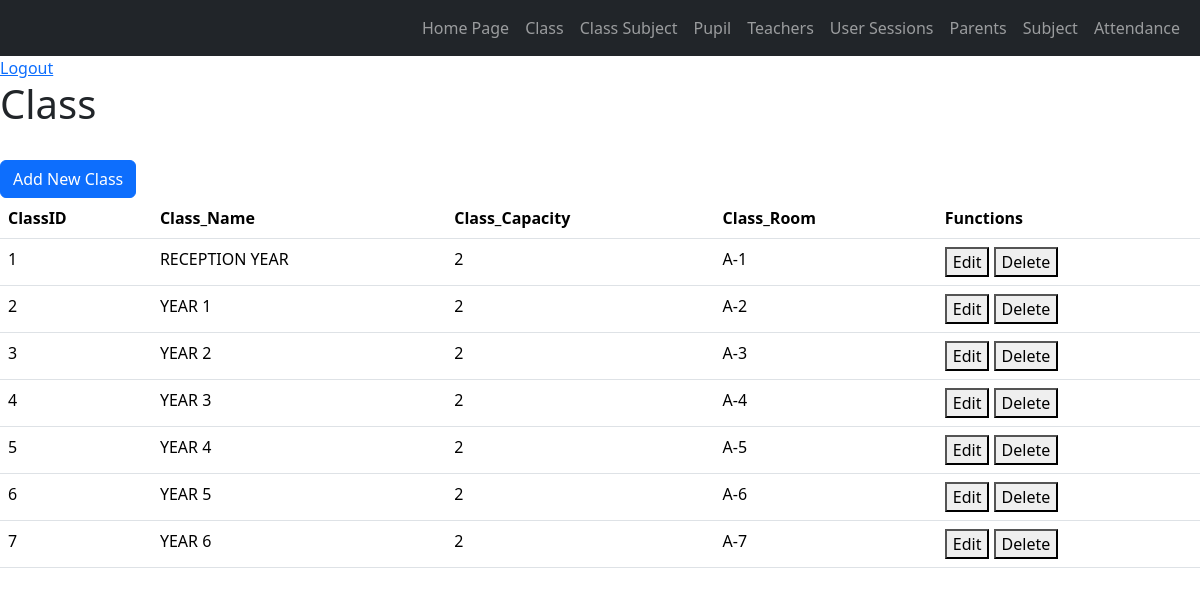
/test1/Class.php (signed in), run on the app's committed database.
### tables this page shows
CREATE TABLE `class` (
  `ClassID` int(11) NOT NULL,
  `Class_Name` varchar(255) NOT NULL,
  `Class_Capacity` int(11) NOT NULL,
  `Class_Room` varchar(50) NOT NULL
);

### test1/Class.php (the view, shortened to what this page needs)
<?php
include("functions.php");
?>
<!DOCTYPE html>
<html lang="en">
<head>
    <link href="https://cdn.jsdelivr.net/npm/bootstrap@5.3.1/dist/css/bootstrap.min.css" rel="stylesheet">
</head>
<body>
    <header>
            <nav class="navbar navbar-expand-sm navbar-dark bg-dark">
                <div class="container-fluid">
                    <div class="collapse navbar-collapse" id="collapsibleNavbar">
                        <ul class="navbar-nav ms-auto">
                            <li class="nav-item">
                                <a class="nav-link underline-on-hover" href="index.php">Home Page</a>
                            </li>
                            <li class="nav-item">
                                <a class="nav-link underline-on-hover" href="Class.php">Class</a>
                            </li>
                            <li class="nav-item">
                                <a class="nav-link underline-on-hover" href="ClassSubject.php">Class Subject</a>
                            </li>
                            <li class="nav-item">
                                <a class="nav-link underline-on-hover" href="Pupil.php">Pupil</a>
                            </li>
                            <li class="nav-item">
                                <a class="nav-link underline-on-hover" href="Teacher.php">Teachers</a>
                            </li>
                            <li class="nav-item">
                                <a class="nav-link underline-on-hover" href="UserSessions.php">User Sessions</a>
                            </li>
                            <li class="nav-item">
                                <a class="nav-link underline-on-hover" href="Parents.php">Parents</a>
                            </li>
                            <li class="nav-item">
                                <a class="nav-link underline-on-hover" href="Subject.php">Subject</a>
                            </li>
                            <li class="nav-item">
                                <a class="nav-link underline-on-hover" href="Attendance.php">Attendance</a>
                            </li>
                        </ul>
                    </div>
                </div>
            </nav>
        </header>
    <a href="logout.php">Logout</a>
    <h1>Class</h1>
    <br>
    <a class="btn btn-primary" href="AddNewClass.php" role="button">Add New Class</a>
    <table class="table">
        <thead>
            <tr>
                <th>ClassID</th>
                <th>Class_Name</th>
                <th>Class_Capacity</th>
                <th>Class_Room</th>
                <th>Functions</th>
            </tr>
        </thead>
        <tbody>
        <?php
            $sql = "SELECT * FROM class";
            $result = $connection -> query($sql);
            while ($row = $result -> fetch_assoc()) {
                echo "<tr>
                    <td>" . $row["ClassID"] . "</td>
                    <td>" . $row["Class_Name"] . "</td>
                    <td>" . $row["Class_Capacity"] . "</td>
                    <td>" . $row["Class_Room"] . "</td>
                    <td>
                    <button onclick=\"location.href='EditClass.php?action=EditClass&ClassID={$row['ClassID']}'\">Edit</button>
                    <button onclick=\"location.href='DeleteClass.php?action=DeleteClass&ClassID={$row['ClassID']}'\">Delete</button>
                    </td>
                </tr>";
            }
            ?>
        </tbody>
    </table>
</body>
</html>

### data on the page
class: ClassID "1", Class_Name "RECEPTION YEAR", Class_Capacity "2", Class_Room "A-1"
class: ClassID "2", Class_Name "YEAR 1", Class_Capacity "2", Class_Room "A-2"
class: ClassID "3", Class_Name "YEAR 2", Class_Capacity "2", Class_Room "A-3"
class: ClassID "4", Class_Name "YEAR 3", Class_Capacity "2", Class_Room "A-4"
class: ClassID "5", Class_Name "YEAR 4", Class_Capacity "2", Class_Room "A-5"
class: ClassID "6", Class_Name "YEAR 5", Class_Capacity "2", Class_Room "A-6"
class: ClassID "7", Class_Name "YEAR 6", Class_Capacity "2", Class_Room "A-7"
